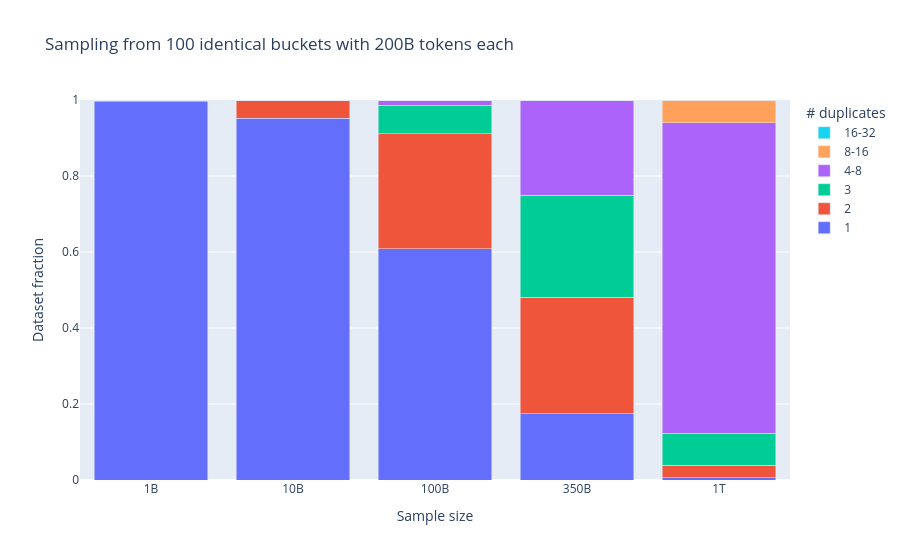

The code cell stored with this chart in its notebook:
### Code cell
import pandas as pd
import matplotlib.pyplot as plt

import plotly.graph_objects as go

df = pd.read_csv("./data/duplicates-simulation.csv", index_col=0)

def summarize_ranges(df):
    df_summarized = pd.DataFrame(index=['1', '2', '3', '4-8', '8-16', '16-32'], columns=df.columns)
    df_summarized.loc['1'] = df.iloc[0]
    df_summarized.loc['2'] = df.iloc[1]
    df_summarized.loc['3'] = df.iloc[2]
    df_summarized.loc['4-8'] = df.iloc[3:9].sum()
    df_summarized.loc['8-16'] = df.iloc[9:17].sum()
    df_summarized.loc['16-32'] = df.iloc[17:].sum()
    return df_summarized

summarized_df = summarize_ranges(df).T

# Create a stacked bar chart using Plotly
fig = go.Figure()
for col in summarized_df.columns:
    fig.add_trace(go.Bar(
        x=summarized_df.index,
        y=summarized_df[col],
        name=col
    ))

fig.update_layout(
    barmode='stack',
    title_text="Sampling from 100 identical buckets with 200B tokens each",
    xaxis_title="Sample size",
    yaxis_title="Dataset fraction",
    yaxis=dict(range=[0, 1.000001]),
    legend_title="# duplicates",
)

fig.show()

### Figure 1 — Plotly figure (JSON) as saved in the notebook; plotly's stock layout.template omitted (floating-point values rounded to 4 significant figures)
{"data": [{"name": "1", "type": "bar", "x": ["1B", "10B", "100B", "350B", "1T"], "y": [0.995, 0.9515, 0.6089, 0.1741, 0.006232]}, {"name": "2", "type": "bar", "x": ["1B", "10B", "100B", "350B", "1T"], "y": [0.005008, 0.04733, 0.3028, 0.3071, 0.03247]}, {"name": "3", "type": "bar", "x": ["1B", "10B", "100B", "350B", "1T"], "y": [1.8e-05, 0.001144, 0.07455, 0.268, 0.08374]}, {"name": "4-8", "type": "bar", "x": ["1B", "10B", "100B", "350B", "1T"], "y": [0, 1.7e-05, 0.01376, 0.2506, 0.8176]}, {"name": "8-16", "type": "bar", "x": ["1B", "10B", "100B", "350B", "1T"], "y": [0, 0, 0, 6.48e-05, 0.05991]}, {"name": "16-32", "type": "bar", "x": ["1B", "10B", "100B", "350B", "1T"], "y": [0, 0, 0, 0, 8.152e-06]}], "layout": {"barmode": "stack", "legend": {"title": {"text": "# duplicates"}}, "title": {"text": "Sampling from 100 identical buckets with 200B tokens each"}, "xaxis": {"title": {"text": "Sample size"}}, "yaxis": {"range": [0, 1.0], "title": {"text": "Dataset fraction"}}}}
